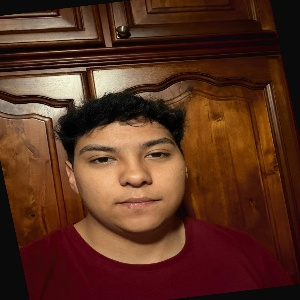
#> input picture ProyectoVisionFinal/dataset/Camilo/procesadas/Camilo_10.jpg, 300 x 300 px; its folder holds only this picture in this run
$ python pipeline_entrenamiento.py
#> lines starting #> are read from the running program, lines starting #| are printed output that depends on the picture
import cv2
import os
import numpy as np

def entrenar_modelo():
    # Rutas a las carpetas de datos
    data_dir = os.path.join(os.path.dirname(__file__), '..', '..', 'dataset')
    camilo_dir = os.path.join(data_dir, 'Camilo', 'procesadas')
    julian_dir = os.path.join(data_dir, 'Julian', 'procesadas')

    # Crear el reconocedor
    recognizer = cv2.face.LBPHFaceRecognizer_create()
    detector = cv2.CascadeClassifier(cv2.data.haarcascades + 'haarcascade_frontalface_default.xml')

    faces = []
    ids = []

    # Función para procesar imágenes de una persona
    def process_images(person_dir, person_id):
#> called with person_id = 0
        if not os.path.exists(person_dir):
            print(f"Directorio {person_dir} no existe.")
            return
        for file in os.listdir(person_dir):
            if file.endswith('.jpg') or file.endswith('.png'):
                img_path = os.path.join(person_dir, file)
                img = cv2.imread(img_path)
#> img is the input picture: shape (300, 300, 3); mean B, G, R 32.3, 49.3, 89.5
                if img is None:
                    continue
                gray = cv2.cvtColor(img, cv2.COLOR_BGR2GRAY)
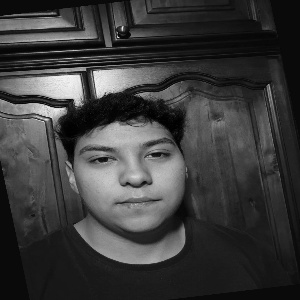
#> gray: shape (300, 300); min 0, max 248, mean 59.4
                face_rects = detector.detectMultiScale(gray, scaleFactor=1.1, minNeighbors=5, minSize=(30, 30))
#> face_rects = [[74, 112, 118, 118]]
                for (x, y, w, h) in face_rects:
                    face = gray[y:y+h, x:x+w]
                    faces.append(face)
                    ids.append(person_id)
#> this loop made 1 pass
#> pass 1, in process_images, `face = gray[y:y+h, x:x+w]`:
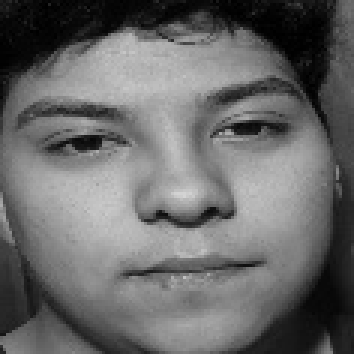
#> face: shape (118, 118) (shown 3 times larger); min 0, max 212, mean 104.7
#> after the loop, faces = 1 item; ids = [0]

    # Procesar imágenes de Camilo (id=0) y Julian (id=1)
    process_images(camilo_dir, 0)
    process_images(julian_dir, 1)
#> the loop in process_images (call 2), `for (x, y, w, h) in face_rects:` made 1 pass

    if len(faces) == 0:
        print("No se encontraron rostros en las imágenes.")
        return

    # Entrenar el modelo
    recognizer.train(faces, np.array(ids))

    # Guardar el modelo
    model_path = os.path.join(os.path.dirname(__file__), '..', '..', 'modelos', 'face_recognizer.yml')
    os.makedirs(os.path.dirname(model_path), exist_ok=True)
    recognizer.save(model_path)
    print(f"Modelo entrenado y guardado en {model_path}")

if __name__ == "__main__":
    entrenar_modelo()

$ run again, on ProyectoVisionFinal/dataset/Camilo/procesadas/Camilo_103.jpg
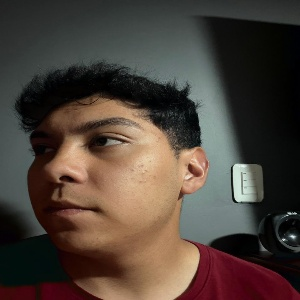
#> input picture ProyectoVisionFinal/dataset/Camilo/procesadas/Camilo_103.jpg, 300 x 300 px
#> in process_images, img is the input picture: shape (300, 300, 3); mean B, G, R 57.4, 65.8, 77.6
#> in process_images, `gray = cv2.cvtColor(img, cv2.COLOR_BGR2GRAY)`:
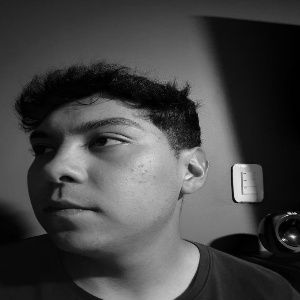
#> gray: shape (300, 300); min 0, max 239, mean 68.3
#> face_rects = [[17, 66, 199, 199]]
#> the loop in process_images, `for (x, y, w, h) in face_rects:` made 1 pass
#> pass 1, in process_images, `face = gray[y:y+h, x:x+w]`:
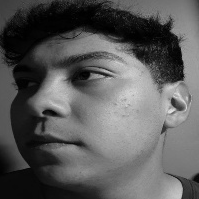
#> face: shape (199, 199); min 0, max 226, mean 90.3
#> after the loop in process_images, `for (x, y, w, h) in face_rects:`: faces = 1 item; ids = [0]
#> the loop in process_images (call 2), `for (x, y, w, h) in face_rects:` made 1 pass
